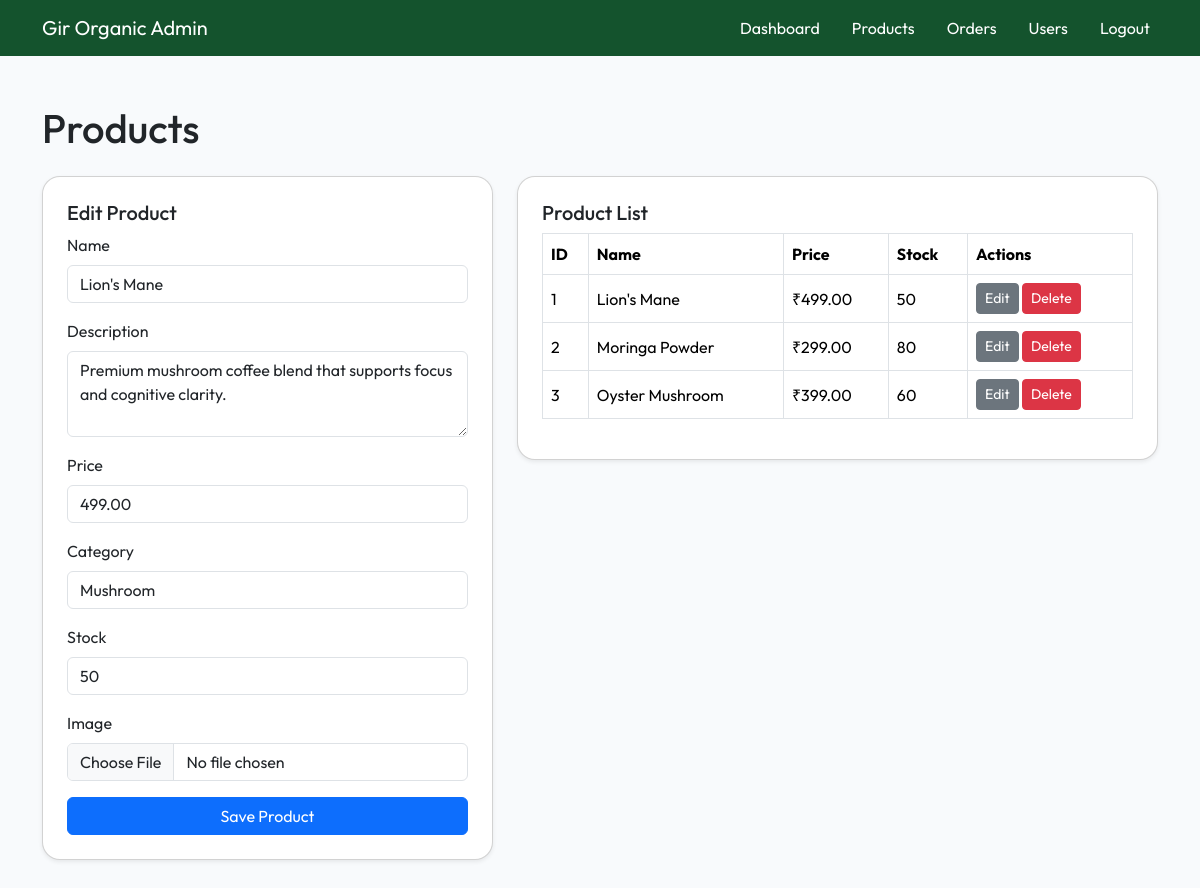
/admin/products.php?action=edit&id=1 (signed in), run on the app's committed database.
### tables this page shows
CREATE TABLE IF NOT EXISTS products (
    product_id INT UNSIGNED AUTO_INCREMENT PRIMARY KEY,
    name VARCHAR(150) NOT NULL,
    description TEXT NOT NULL,
    price DECIMAL(10,2) NOT NULL,
    image VARCHAR(255) NOT NULL,
    category VARCHAR(100) NOT NULL,
    stock INT UNSIGNED NOT NULL DEFAULT 0,
    created_at TIMESTAMP DEFAULT CURRENT_TIMESTAMP,
    INDEX idx_category (category),
    INDEX idx_created_at (created_at)
);

### config/database.php (called while the page is built, shortened)
<?php
function getPDO()
{
    static $pdo = null;
    if ($pdo === null) {
        $dsn = 'mysql:host=' . DB_HOST . ';dbname=' . DB_NAME . ';charset=utf8mb4';
        $options = [
            PDO::ATTR_ERRMODE => PDO::ERRMODE_EXCEPTION,
            PDO::ATTR_DEFAULT_FETCH_MODE => PDO::FETCH_ASSOC,
            PDO::ATTR_EMULATE_PREPARES => false,
        ];
        $pdo = new PDO($dsn, DB_USER, DB_PASS, $options);
    }
    return $pdo;
}

### controllers/ProductController.php (called while the page is built, shortened)
<?php
require_once __DIR__ . '/../models/Product.php';
require_once __DIR__ . '/../config/functions.php';
class ProductController
{
    private Product $productModel;
    public function __construct()
    {
        $this->productModel = new Product();
    }
    public function listProducts(): array
    {
        return $this->productModel->getAll();
    }
    public function getProduct(int $id): ?array
    {
        return $this->productModel->getById($id);
    }
}

### models/Model.php (called while the page is built, shortened)
<?php
require_once __DIR__ . '/../config/database.php';
abstract class Model
{
    public function __construct()
    {
        $this->db = getPDO();
    }
}

### models/Product.php (called while the page is built, shortened)
<?php
require_once __DIR__ . '/Model.php';
class Product extends Model
{
    public function getAll(): array
    {
        $stmt = $this->db->query('SELECT * FROM products ORDER BY created_at DESC');
        return $stmt->fetchAll();
    }
    public function getById(int $id): ?array
    {
        $stmt = $this->db->prepare('SELECT * FROM products WHERE product_id = :id LIMIT 1');
        $stmt->execute([':id' => $id]);
        $product = $stmt->fetch();
        return $product ?: null;
    }
}

### config/functions.php (called while the page is built, shortened)
<?php
function e($value)
{
    return htmlspecialchars($value, ENT_QUOTES, 'UTF-8');
}

### admin/products.php (the view, shortened to what this page needs)
<?php
$productController = new ProductController();
$products = $productController->listProducts();
$selectedProduct = null;
$action = $_GET['action'] ?? null;
$id = isset($_GET['id']) ? (int)$_GET['id'] : 0;
if ($action === 'edit' && $id > 0) {
    $selectedProduct = $productController->getProduct($id);
}
require_once __DIR__ . '/header.php';
?>
<h1 class="mb-4">Products</h1>
<div class="row">
    <div class="col-lg-5">
        <div class="card p-4 shadow-sm mb-4">
            <h5><?php echo $selectedProduct ? 'Edit Product' : 'Add Product'; ?></h5>
            <form method="post" enctype="multipart/form-data">
                <div class="mb-3">
                    <label class="form-label">Name</label>
                    <input type="text" name="name" class="form-control" value="<?php echo e($selectedProduct['name'] ?? ''); ?>" required>
                </div>
                <div class="mb-3">
                    <label class="form-label">Description</label>
                    <textarea name="description" class="form-control" rows="3" required><?php echo e($selectedProduct['description'] ?? ''); ?></textarea>
                </div>
                <div class="mb-3">
                    <label class="form-label">Price</label>
                    <input type="number" step="0.01" name="price" class="form-control" value="<?php echo e($selectedProduct['price'] ?? ''); ?>" required>
                </div>
                <div class="mb-3">
                    <label class="form-label">Category</label>
                    <input type="text" name="category" class="form-control" value="<?php echo e($selectedProduct['category'] ?? ''); ?>" required>
                </div>
                <div class="mb-3">
                    <label class="form-label">Stock</label>
                    <input type="number" name="stock" class="form-control" value="<?php echo e($selectedProduct['stock'] ?? ''); ?>" required>
                </div>
                <div class="mb-3">
                    <label class="form-label">Image</label>
                    <input type="file" name="image" class="form-control" <?php echo $selectedProduct ? '' : 'required'; ?>>
                </div>
                <button class="btn btn-primary w-100">Save Product</button>
            </form>
        </div>
    </div>
    <div class="col-lg-7">
        <div class="card p-4 shadow-sm">
            <h5>Product List</h5>
            <div class="table-responsive">
                <table class="table table-bordered align-middle">
                    <thead>
                        <tr>
                            <th>ID</th>
                            <th>Name</th>
                            <th>Price</th>
                            <th>Stock</th>
                            <th>Actions</th>
                        </tr>
                    </thead>
                    <tbody>
                        <?php foreach ($products as $product): ?>
                            <tr>
                                <td><?php echo e($product['product_id']); ?></td>
                                <td><?php echo e($product['name']); ?></td>
                                <td>₹<?php echo e(number_format($product['price'], 2)); ?></td>
                                <td><?php echo e($product['stock']); ?></td>
                                <td>
                                    <a href="products.php?action=edit&id=<?php echo e($product['product_id']); ?>" class="btn btn-sm btn-secondary">Edit</a>
                                    <a href="products.php?action=delete&id=<?php echo e($product['product_id']); ?>" class="btn btn-sm btn-danger" onclick="return confirm('Delete this product?');">Delete</a>
                                </td>
                            </tr>
                        <?php endforeach; ?>
                    </tbody>
                </table>
            </div>
        </div>
    </div>
</div>
<?php require_once __DIR__ . '/footer.php';

### admin/header.php (style rules this page uses)
body { font-family: 'Outfit', sans-serif; background: #f8fafc; }
.card { border-radius: 18px; }

### data on the page
products: name "Lion's Mane", description "Premium mushroom coffee blend that supports focus and cognitive clarity.", price "499.00", category "Mushroom", stock "50", product_id "1"
products: product_id "2", name "Moringa Powder", price "299.00", stock "80"
products: product_id "3", name "Oyster Mushroom", price "399.00", stock "60"

### other printed values
SITE_TITLE "Gir Organic"
